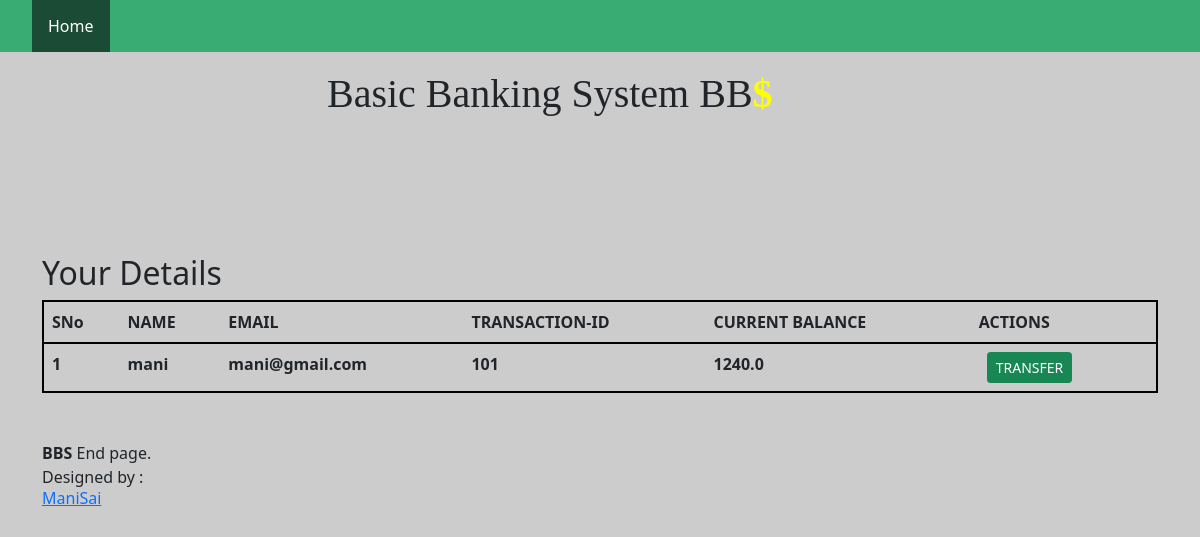
Screenshot of /view/1 with the database file from the repository.
### tables this page shows
CREATE TABLE customers
                 (sno INTEGER ,name TEXT ,email TEXT UNIQUE,transactionid INTEGER   PRIMARY KEY ,current REAL);

### bank.py (the view)
@app.route('/view/<int:sno>')
def viewcust(sno):
    conn = sqlite3.connect('bankdatabase.db')
    conn.row_factory = sqlite3.Row
    c = conn.cursor()
    c.execute("SELECT * FROM customers WHERE sno=" + str(sno))
    cust = c.fetchall()
    conn.commit()
    conn.close()
    return render_template('view.html', cust=cust)

### templates/view.html
{% extends 'base.html' %}
{% block body %}
<div class="container my-5" style="padding-top: 80px;">
  <table class="table">
    <thead>
      <h2>Your Details</h2>
      <tr style="border: 2px solid black;">
        <th scope="col">SNo</th>
        <th scope="col">NAME</th>
        <th scope="col">EMAIL</th>
        <th scope="col">TRANSACTION-ID</th>
        <th scope="col">CURRENT BALANCE</th>
        <th scope="col">ACTIONS</th>
      </tr>
    </thead>
    <tbody>
      {% for details in cust %}
      <tr style="border: 2px solid black;">
        <th scope="row">{{loop.index}}</th>
        <td><b>{{details["name"]}}</b></td>
        <td><b>{{details["email"]}}</b></td>
        <td><b>{{details["transactionid"]}}</b></td>
        <td><b>{{details["current"]}}</b></td>
        <td>
          <a href="/inputinfo/{{details['sno']}}" type="button" class="btn btn-success btn-sm mx-2">TRANSFER</button>
        </td>
      </tr>
      {% endfor %}
    </tbody>
  </table>
</div>
{% endblock body %}

### templates/base.html (style rules this page uses)
* { margin: 0; padding: 0; scrollbar-width: thin; }
body { background-image: url("https://image.shutterstock.com/image-photo/double-exposure-graph-rows-coins-260nw-531998662.jpg"); background-size: cover; background-attachment: fixed; background-color: #cccccc; padding: 0; margin: 0; }

### rows the page displays
customers: name "mani", email "mani@gmail.com", transactionid "101", current "1240.0"
